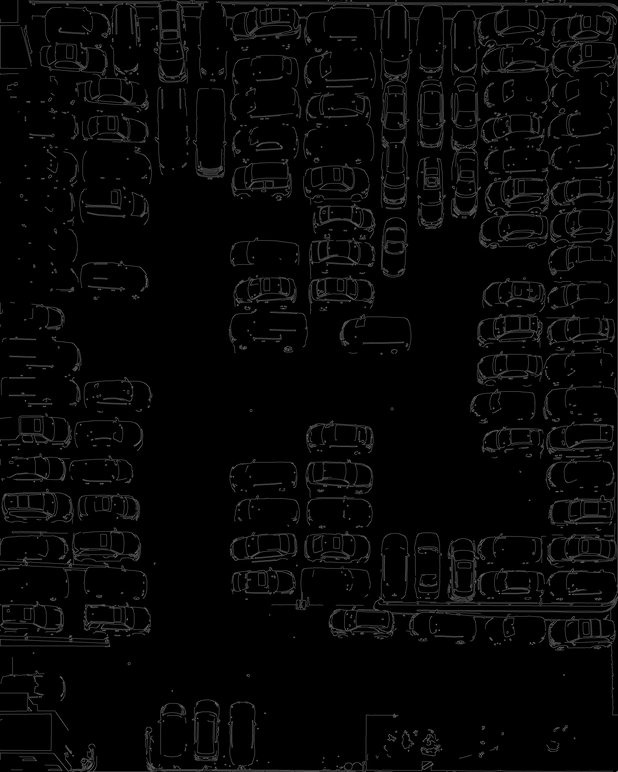
#> input picture my_result_with_canny/image10_canny.png, 618 x 772 px, shrunk from 3300 x 4124 before the run; its folder holds 4 pictures in this run
$ python segmentation.py
#> lines starting #> are read from the running program, lines starting #| are printed output that depends on the picture; pictures that were not available may be replaced by others from this repository, and a replacement may not be noted
import numpy as np
from PIL import Image
from collections import deque
import matplotlib.pyplot as plt
import cv2
import os

def segment_matriz(matriz, limit=10):
    m, n = matriz.shape
    regions = -np.ones_like(matriz, dtype=int)
    cur_region = 0

    def neighborhood(x, y):
        for dx, dy in [(-1,0), (1,0), (0,-1), (0,1)]:
            nx, ny = x + dx, y + dy
            if 0 <= nx < m and 0 <= ny < n:
                yield nx, ny

    for i in range(m):
        for j in range(n):
            if regions[i, j] == -1:
                # Start a new region.
                queue = deque()
                queue.append((i, j))
                regions[i, j] = cur_region

                while queue:
                    x, y = queue.popleft()
                    for nx, ny in neighborhood(x, y):
                        dif = abs(int(matriz[nx, ny]) - int(matriz[x, y]))
                        if regions[nx, ny] == -1 and dif < limit:
                            regions[nx, ny] = cur_region
                            queue.append((nx, ny))

                cur_region += 1

    return regions

def save_segmented_image(imageName, image):
    normalized = (image / image.max() * 255).astype('uint8')

    colored = cv2.applyColorMap(normalized, cv2.COLORMAP_JET)

    cv2.imwrite(imageName, colored)
    return

my_canny_filenames = os.listdir('my_result_with_canny')
original_filenames = os.listdir('input')

for image_name in my_canny_filenames:
    image_my_result_with_canny = cv2.imread("my_result_with_canny/"+image_name, cv2.IMREAD_GRAYSCALE)
#> image_my_result_with_canny is the input picture: shape (772, 618); min 0, max 130, mean 6.3

    my_canny_segments = segment_matriz(image_my_result_with_canny)
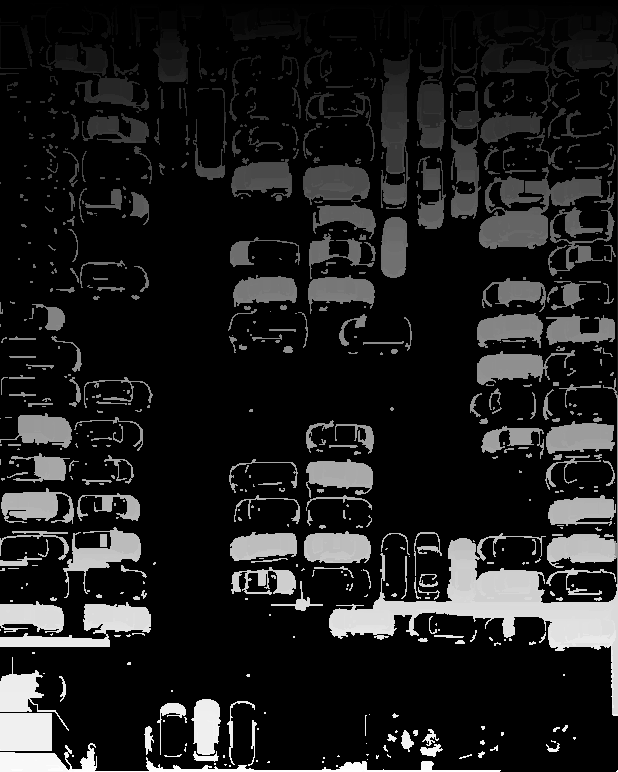
#> my_canny_segments: shape (772, 618) int64; min 0, max 24468, mean 2976.9; drawn with min black and max white

    save_segmented_image("segmentation/" + "segmentation_" + image_name, my_canny_segments)
#> in save_segmented_image, `colored = cv2.applyColorMap(normalized, cv2.COLORMAP_JET)`:
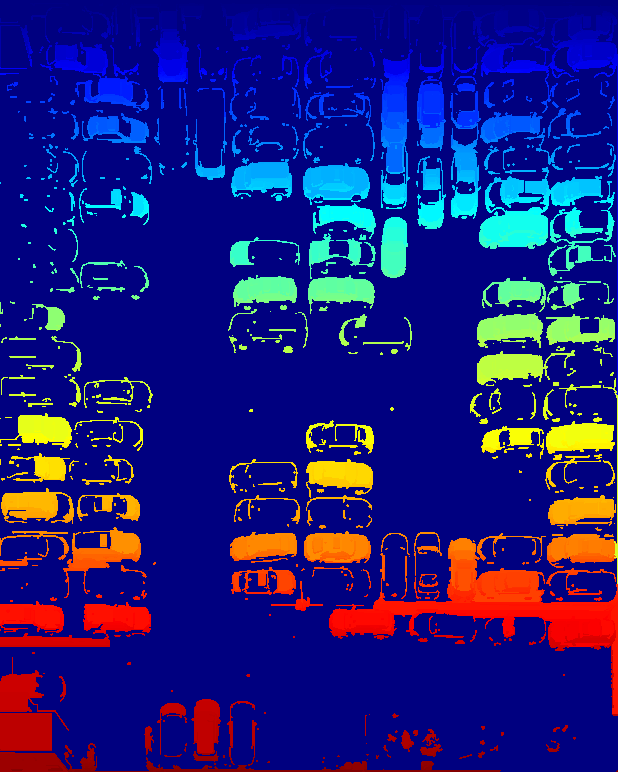
#> colored: shape (772, 618, 3); mean B, G, R 123.8, 27.3, 29.7
#> pass 2 of the loop `for image_name in my_canny_filenames:`:
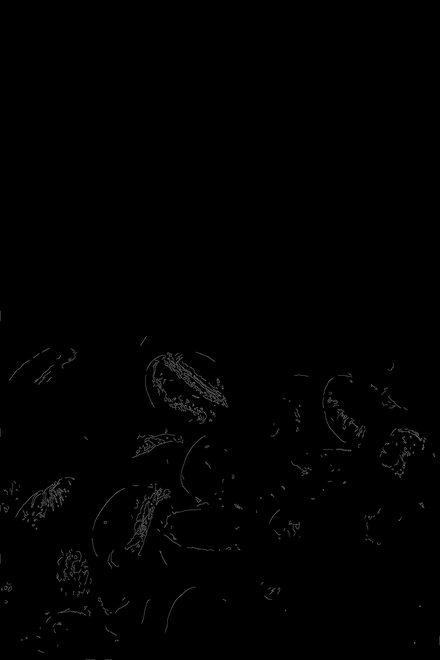
#> input picture my_result_with_canny/image11_canny.png, 440 x 660 px, shrunk from 2351 x 3525 before the run
#> image_my_result_with_canny is the input picture: shape (660, 440); min 0, max 115, mean 1.1
#> `my_canny_segments = segment_matriz(image_my_result_with_canny)`:
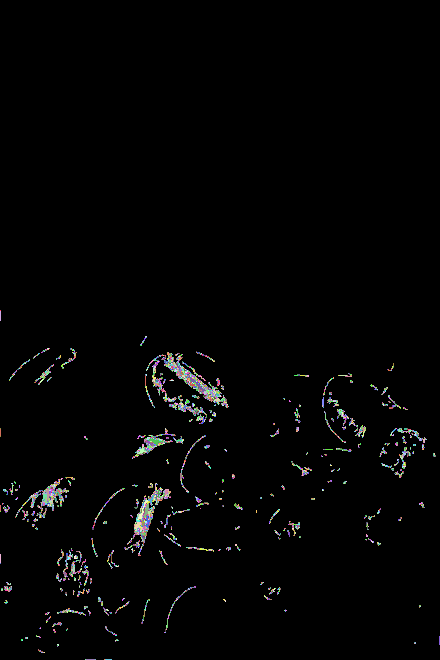
#> my_canny_segments: shape (660, 440) int64; 4895 distinct labels, from 0 to 4894; one colour per label, 0 black
#> normalized: shape (660, 440)
#> in save_segmented_image (call 2), `colored = cv2.applyColorMap(normalized, cv2.COLORMAP_JET)`:
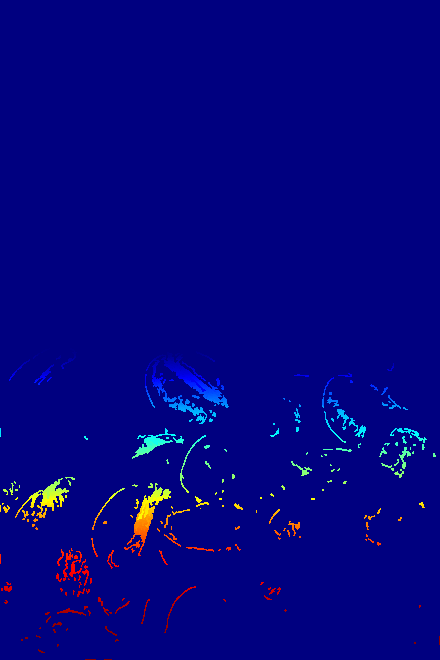
#> colored: shape (660, 440, 3); mean B, G, R 127.7, 3.3, 3.1
#> pass 3 of the loop `for image_name in my_canny_filenames:`:
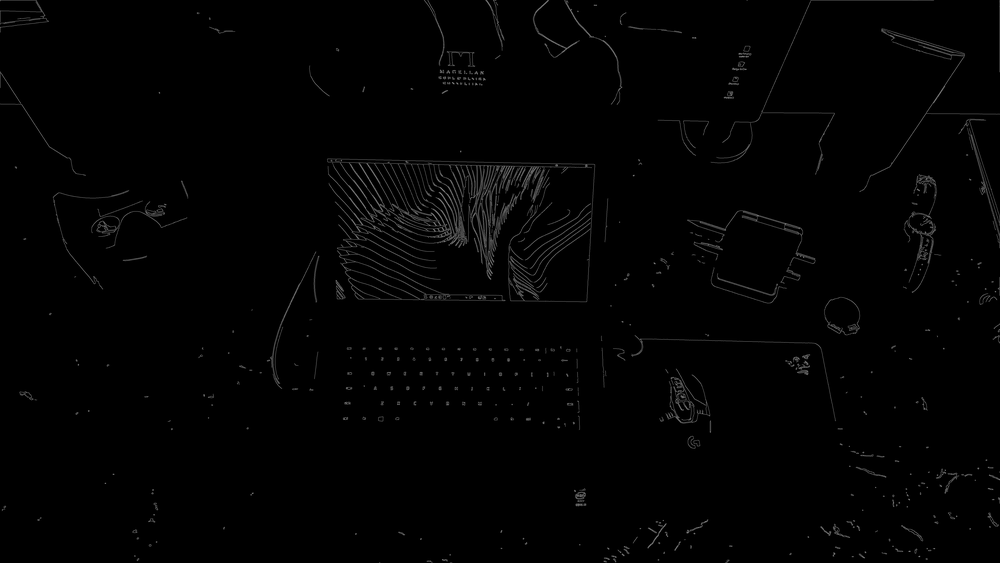
#> input picture my_result_with_canny/image12_canny.png, 1000 x 563 px, shrunk from 5344 x 3008 before the run
#> image_my_result_with_canny is the input picture: shape (563, 1000); min 0, max 134, mean 2.3
#> `my_canny_segments = segment_matriz(image_my_result_with_canny)`:
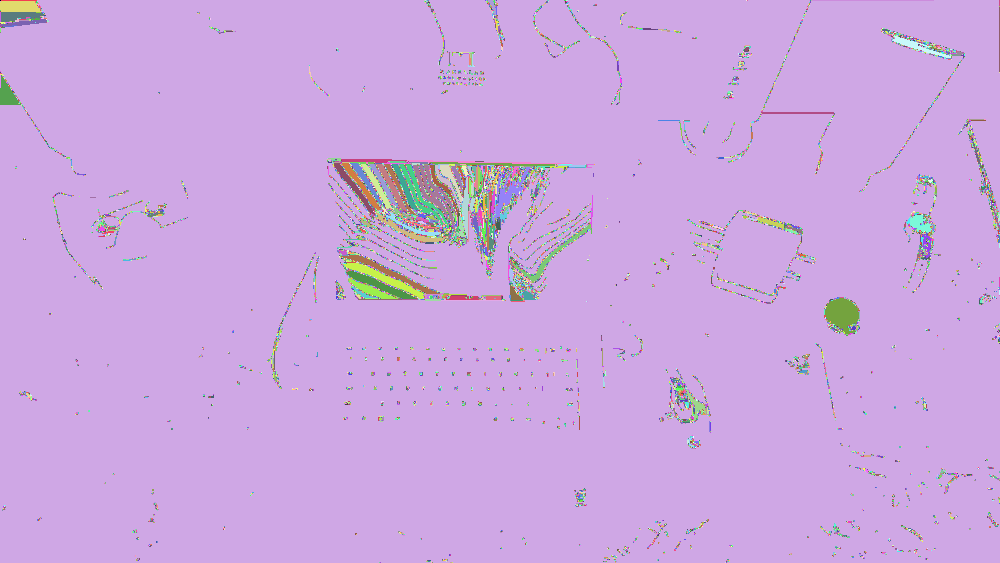
#> my_canny_segments: shape (563, 1000) int64; 16286 distinct labels, from 0 to 16285; one colour per label, 0 black
#> normalized: shape (563, 1000)
#> in save_segmented_image (call 3), `colored = cv2.applyColorMap(normalized, cv2.COLORMAP_JET)`:
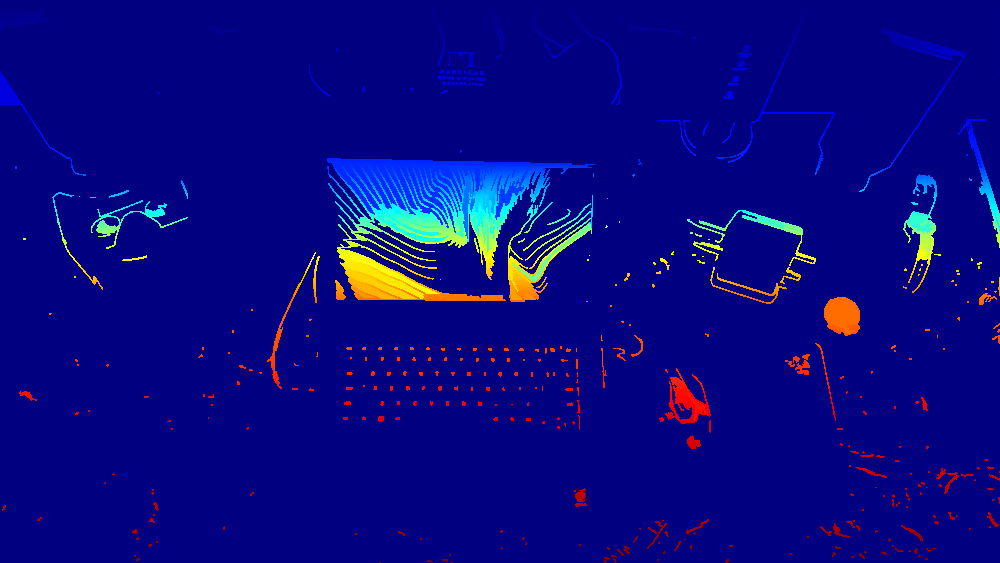
#> colored: shape (563, 1000, 3); mean B, G, R 128.6, 8.1, 7
#> the loop made 4 passes; the first 3 are shown

for image_name in original_filenames:
    image_original = cv2.imread("input/"+image_name, cv2.IMREAD_GRAYSCALE)

    original_segments = segment_matriz(image_original)

    save_segmented_image("segmentation/" + "segmentation_" + image_name, original_segments)


## Create a 2x2 grid of subplots
#fig, axs = plt.subplots(2, 2, figsize=(8, 8))

## Plot each image
#axs[0, 0].imshow(image_original, cmap='gray')
#axs[0, 0].set_title('imagem original')
#axs[0, 0].axis('off')

#axs[0, 1].imshow(original_segments, interpolation='none', cmap='gray')
#axs[0, 1].set_title('Segmentacao')
#axs[0, 1].axis('off')

#axs[1, 0].imshow(canny_segments, interpolation='none', cmap='gray')
#axs[1, 0].set_title('Canny e Segmentacao')
#axs[1, 0].axis('off')

#axs[1, 1].imshow(my_canny_segments, interpolation='none', cmap='gray')
#axs[1, 1].set_title('MyAlgorithm, Canny e Segmentacao')
#axs[1, 1].axis('off')

## Adjust layout
#plt.tight_layout()
#plt.show()
